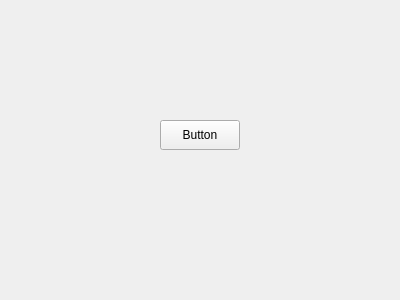
<?xml version="1.0" encoding="UTF-8"?>
<ui version="4.0">
 <class>MainWindow</class>
 <widget class="QMainWindow" name="MainWindow">
  <property name="geometry">
   <rect>
    <x>0</x>
    <y>0</y>
    <width>400</width>
    <height>300</height>
   </rect>
  </property>
  <property name="windowTitle">
   <string>MainWindow</string>
  </property>
  <widget class="QWidget" name="centralwidget">
   <widget class="QPushButton" name="button">
    <property name="geometry">
     <rect>
      <x>160</x>
      <y>120</y>
      <width>80</width>
      <height>30</height>
     </rect>
    </property>
    <property name="text">
     <string>Button</string>
    </property>
   </widget>
  </widget>
 </widget>
 <resources/>
 <connections/>
</ui>
